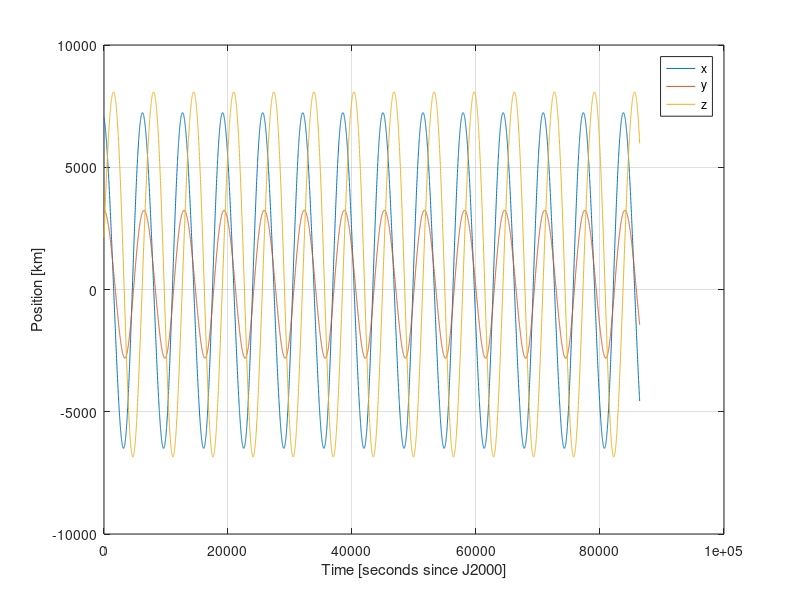

Source code (MATLAB):
results = importdata('stateHistory.txt');
plot(results(:,1),results(:,2:4)/1e3); grid on;
xlabel('Time [seconds since J2000]');
ylabel('Position [km]');
legend('x','y','z');
